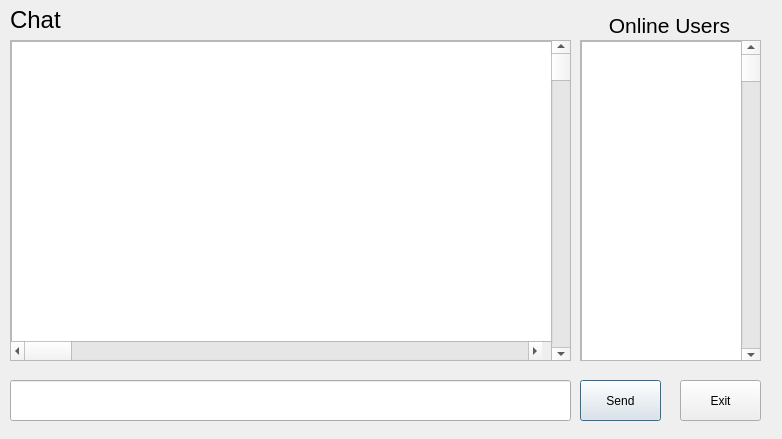
<?xml version="1.0" encoding="UTF-8"?>
<ui version="4.0">
 <class>Dialog</class>
 <widget class="QDialog" name="Dialog">
  <property name="geometry">
   <rect>
    <x>0</x>
    <y>0</y>
    <width>782</width>
    <height>439</height>
   </rect>
  </property>
  <property name="windowTitle">
   <string>Dialog</string>
  </property>
  <widget class="QScrollArea" name="scrollArea">
   <property name="geometry">
    <rect>
     <x>10</x>
     <y>40</y>
     <width>561</width>
     <height>321</height>
    </rect>
   </property>
   <property name="widgetResizable">
    <bool>true</bool>
   </property>
   <widget class="QWidget" name="scrollAreaWidgetContents">
    <property name="geometry">
     <rect>
      <x>0</x>
      <y>0</y>
      <width>559</width>
      <height>319</height>
     </rect>
    </property>
    <widget class="QListView" name="listView">
     <property name="geometry">
      <rect>
       <x>0</x>
       <y>0</y>
       <width>541</width>
       <height>301</height>
      </rect>
     </property>
    </widget>
    <widget class="QScrollBar" name="verticalScrollBar">
     <property name="geometry">
      <rect>
       <x>540</x>
       <y>-1</y>
       <width>20</width>
       <height>321</height>
      </rect>
     </property>
     <property name="orientation">
      <enum>Qt::Vertical</enum>
     </property>
    </widget>
    <widget class="QScrollBar" name="horizontalScrollBar">
     <property name="geometry">
      <rect>
       <x>0</x>
       <y>300</y>
       <width>531</width>
       <height>20</height>
      </rect>
     </property>
     <property name="orientation">
      <enum>Qt::Horizontal</enum>
     </property>
    </widget>
   </widget>
  </widget>
  <widget class="QScrollArea" name="scrollArea_2">
   <property name="geometry">
    <rect>
     <x>580</x>
     <y>40</y>
     <width>181</width>
     <height>321</height>
    </rect>
   </property>
   <property name="widgetResizable">
    <bool>true</bool>
   </property>
   <widget class="QWidget" name="scrollAreaWidgetContents_2">
    <property name="geometry">
     <rect>
      <x>0</x>
      <y>0</y>
      <width>179</width>
      <height>319</height>
     </rect>
    </property>
    <widget class="QScrollBar" name="verticalScrollBar_2">
     <property name="geometry">
      <rect>
       <x>160</x>
       <y>0</y>
       <width>20</width>
       <height>321</height>
      </rect>
     </property>
     <property name="orientation">
      <enum>Qt::Vertical</enum>
     </property>
    </widget>
    <widget class="QListView" name="listView_2">
     <property name="geometry">
      <rect>
       <x>0</x>
       <y>0</y>
       <width>161</width>
       <height>321</height>
      </rect>
     </property>
    </widget>
    <zorder>listView_2</zorder>
    <zorder>verticalScrollBar_2</zorder>
   </widget>
  </widget>
  <widget class="QLineEdit" name="lineEdit">
   <property name="geometry">
    <rect>
     <x>10</x>
     <y>380</y>
     <width>561</width>
     <height>41</height>
    </rect>
   </property>
  </widget>
  <widget class="QPushButton" name="pushButton">
   <property name="geometry">
    <rect>
     <x>580</x>
     <y>380</y>
     <width>81</width>
     <height>41</height>
    </rect>
   </property>
   <property name="text">
    <string>Send</string>
   </property>
  </widget>
  <widget class="QPushButton" name="pushButton_2">
   <property name="geometry">
    <rect>
     <x>680</x>
     <y>380</y>
     <width>81</width>
     <height>41</height>
    </rect>
   </property>
   <property name="text">
    <string>Exit</string>
   </property>
  </widget>
  <widget class="QLabel" name="label">
   <property name="geometry">
    <rect>
     <x>10</x>
     <y>0</y>
     <width>91</width>
     <height>41</height>
    </rect>
   </property>
   <property name="text">
    <string>&lt;html&gt;&lt;head/&gt;&lt;body&gt;&lt;p&gt;&lt;span style=&quot; font-size:18pt;&quot;&gt;Chat&lt;/span&gt;&lt;/p&gt;&lt;/body&gt;&lt;/html&gt;</string>
   </property>
  </widget>
  <widget class="QLabel" name="label_2">
   <property name="geometry">
    <rect>
     <x>584</x>
     <y>10</y>
     <width>171</width>
     <height>31</height>
    </rect>
   </property>
   <property name="text">
    <string>&lt;html&gt;&lt;head/&gt;&lt;body&gt;&lt;p align=&quot;center&quot;&gt;&lt;span style=&quot; font-size:16pt;&quot;&gt;Online Users&lt;/span&gt;&lt;/p&gt;&lt;/body&gt;&lt;/html&gt;</string>
   </property>
  </widget>
 </widget>
 <resources/>
 <connections/>
</ui>
